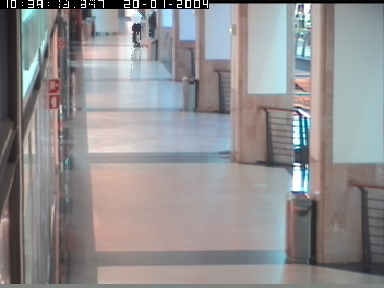
//> input picture ablisash/samples/bg.bmp, 384 x 288 px, given in place of book_d.wmv, which was not available
$ ./skincolor_histogram   (built with g++ and OpenCV 4)
//> lines starting //> are read from the running program, lines starting //| are printed output that depends on the picture; pictures that were not available may be replaced by others from this repository, and a replacement may not be noted
#include "opencv2/highgui/highgui.hpp"
#include "opencv2/imgproc/imgproc.hpp"
#include <iostream>
#include <stdio.h>

using namespace std;
using namespace cv;

/**
 * @function main
 */
int main( int argc, char** argv )
{
  Mat src, dst;

  /// Load image
  VideoCapture cap("/home/mac/Documents/PROJECT/NewDataSets/Napolean/book_d.wmv");
  //src = imread( argv[1], 1 );

  while(cap.read(src))
  {
//> src is the input picture: 288 rows x 384 cols, CV_8UC3; mean B, G, R 143.9, 142.6, 144.5
  /// Separate the image in 3 places ( B, G and R )
  vector<Mat> bgr_planes;
  split( src, bgr_planes );
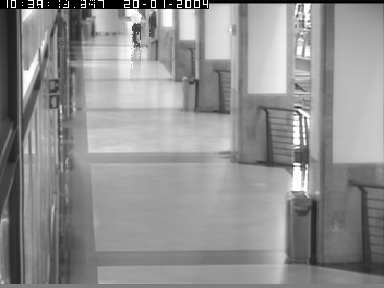
//> bgr_planes[0]: 288 rows x 384 cols, CV_8UC1; min 0, max 255, mean 143.9
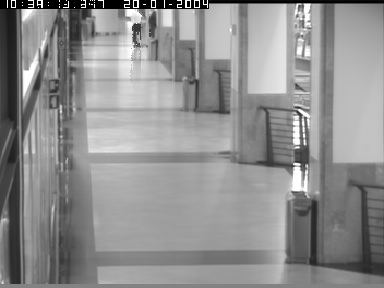
//> bgr_planes[1]: 288 rows x 384 cols, CV_8UC1; min 0, max 255, mean 142.6
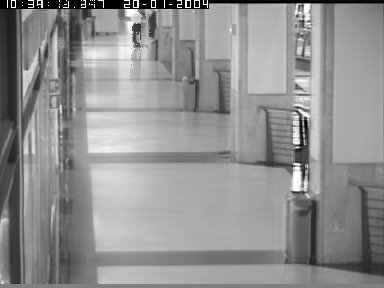
//> bgr_planes[2]: 288 rows x 384 cols, CV_8UC1; min 0, max 255, mean 144.5

  /// Establish the number of bins
  int histSize = 256;

  /// Set the ranges ( for B,G,R) )
  float range[] = { 0, 256 } ;
  const float* histRange = { range };

  bool uniform = true; bool accumulate = false;

  Mat b_hist, g_hist, r_hist;

  /// Compute the histograms:
  calcHist( &bgr_planes[0], 1, 0, Mat(), b_hist, 1, &histSize, &histRange, uniform, accumulate );
//> b_hist = 256 values, max 2169 at index 156, min 1 at index 21, mean 432
  calcHist( &bgr_planes[1], 1, 0, Mat(), g_hist, 1, &histSize, &histRange, uniform, accumulate );
//> g_hist = 256 values, max 2136 at index 161, min 0 at index 20, mean 432
  calcHist( &bgr_planes[2], 1, 0, Mat(), r_hist, 1, &histSize, &histRange, uniform, accumulate );
//> r_hist = 256 values, max 2077 at index 168, min 3 at index 15, mean 432

  // Draw the histograms for B, G and R
  int hist_w = 512; int hist_h = 400;
  int bin_w = cvRound( (double) hist_w/histSize );

  Mat histImage( hist_h, hist_w, CV_8UC3, Scalar( 0,0,0) );

  /// Normalize the result to [ 0, histImage.rows ]
  normalize(b_hist, b_hist, 0, histImage.rows, NORM_MINMAX, -1, Mat() );
//> b_hist = 256 values, max 400 at index 156, min 0 at index 21, mean 79.52
  normalize(g_hist, g_hist, 0, histImage.rows, NORM_MINMAX, -1, Mat() );
//> g_hist = 256 values, max 400 at index 161, min 0 at index 20, mean 80.9
  normalize(r_hist, r_hist, 0, histImage.rows, NORM_MINMAX, -1, Mat() );
//> r_hist = 256 values, max 400 at index 168, min 0 at index 15, mean 82.74

  /// Draw for each channel
  for( int i = 1; i < histSize; i++ )
  {
      line( histImage, Point( bin_w*(i-1), hist_h - cvRound(b_hist.at<float>(i-1)) ) ,
                       Point( bin_w*(i), hist_h - cvRound(b_hist.at<float>(i)) ),
                       Scalar( 255, 0, 0), 2, 8, 0  );
      line( histImage, Point( bin_w*(i-1), hist_h - cvRound(g_hist.at<float>(i-1)) ) ,
                       Point( bin_w*(i), hist_h - cvRound(g_hist.at<float>(i)) ),
                       Scalar( 0, 255, 0), 2, 8, 0  );
      line( histImage, Point( bin_w*(i-1), hist_h - cvRound(r_hist.at<float>(i-1)) ) ,
                       Point( bin_w*(i), hist_h - cvRound(r_hist.at<float>(i)) ),
                       Scalar( 0, 0, 255), 2, 8, 0  );
  }
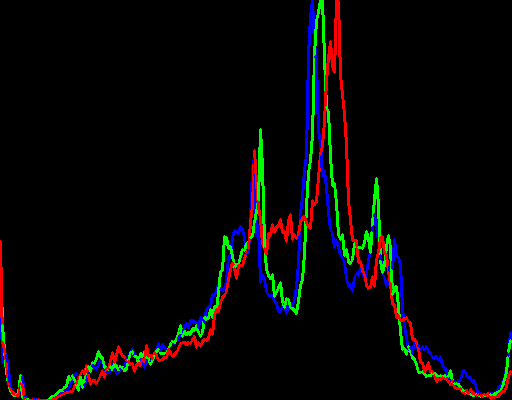
//> histImage: 400 rows x 512 cols, CV_8UC3; mean B, G, R 5.6, 6.7, 6.6

  /// Display
  namedWindow("calcHist Demo", CV_WINDOW_AUTOSIZE );
  imshow("calcHist Demo", histImage );

  waitKey(5);
  }
  return 0;
}

$ run again, on ablisash/samples/frame.bmp
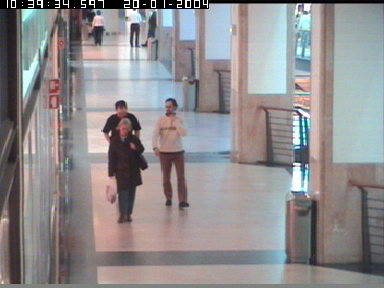
//> input picture ablisash/samples/frame.bmp, 384 x 288 px, given in place of book_d.wmv, which was not available
//> src is the input picture: 288 rows x 384 cols, CV_8UC3; mean B, G, R 142.2, 140.8, 143.8
//> `split( src, bgr_planes );`:
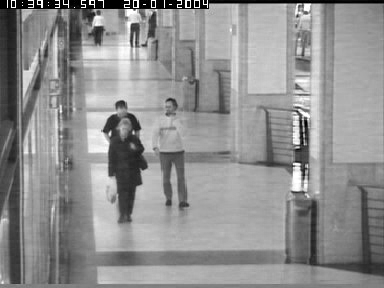
//> bgr_planes[2]: 288 rows x 384 cols, CV_8UC1; min 0, max 255, mean 143.8
//> `calcHist( &bgr_planes[0], 1, 0, Mat(), b_hist, 1, &histSize, &histRang..`: b_hist = 256 values, max 1204 at index 154, min 3 at index 24, mean 432
//> `calcHist( &bgr_planes[1], 1, 0, Mat(), g_hist, 1, &histSize, &histRang..`: g_hist = 256 values, max 1627 at index 161, min 0 at index 17, mean 432
//> `calcHist( &bgr_planes[2], 1, 0, Mat(), r_hist, 1, &histSize, &histRang..`: r_hist = 256 values, max 1849 at index 171, min 2 at index 23, mean 432
//> `normalize(b_hist, b_hist, 0, histImage.rows, NORM_MINMAX, -1, Mat() );`: b_hist = 256 values, max 400 at index 154, min 0 at index 24, mean 142.9
//> `normalize(g_hist, g_hist, 0, histImage.rows, NORM_MINMAX, -1, Mat() );`: g_hist = 256 values, max 400 at index 161, min 0 at index 17, mean 106.2
//> `normalize(r_hist, r_hist, 0, histImage.rows, NORM_MINMAX, -1, Mat() );`: r_hist = 256 values, max 400 at index 171, min 0 at index 23, mean 93.12
//> after the loop `for( int i = 1; i < histSize; i++ )`:
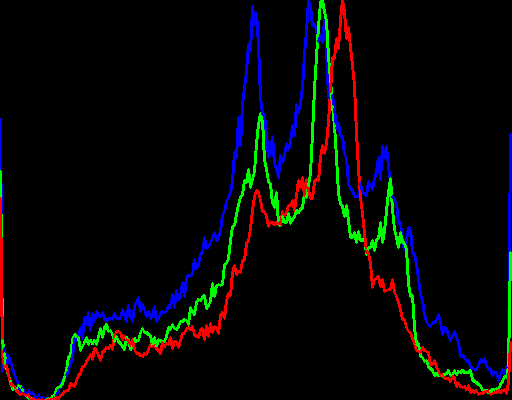
//> histImage: 400 rows x 512 cols, CV_8UC3; mean B, G, R 7.9, 6.8, 6.3
